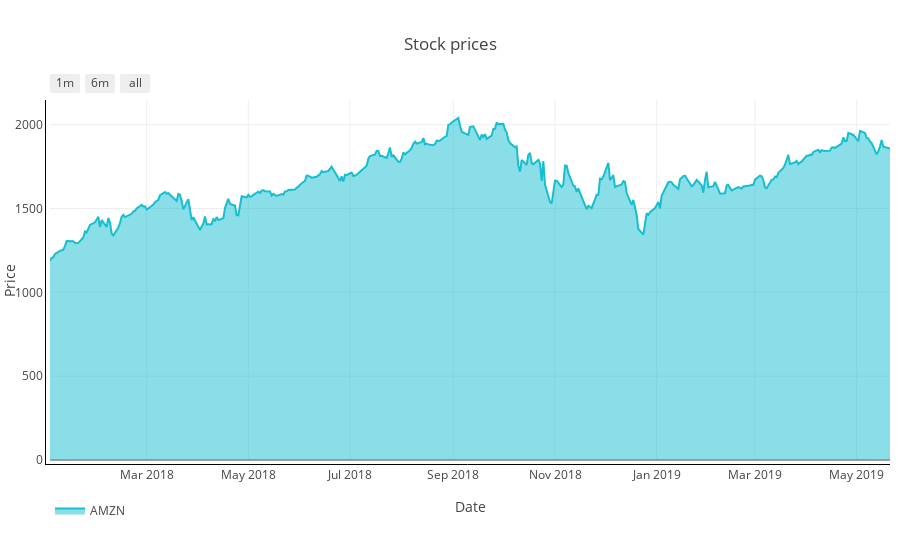

Notebook source saved alongside this figure:
### Markdown cell above
# Plot indicators

You must intall jupyterlab/plotly-extension to show charts.

### Code cell
# Prices

plot_prices = plot_stock_prices(portf_value[symbol], symbol, output_type='nb')
iplot(plot_prices)

### Figure 1 — Plotly figure (JSON) as saved in the notebook; plotly's stock layout.template omitted (floating-point values rounded to 4 significant figures; data arrays with more than 128 entries replaced by an {"elided": "..."} marker saying what was removed)
{"data": [{"fill": "tonexty", "line": {"color": "#17BECF"}, "name": "AMZN", "opacity": 0.8, "type": "scatter", "uid": "2b10b492-6800-4ba6-8e36-e6b77b6185de", "x": {"elided": "348 str values"}, "y": {"elided": "348 float values"}}], "layout": {"autosize": true, "legend": {"orientation": "h"}, "margin": {"b": 100, "l": 50, "pad": 4, "r": 10, "t": 100}, "showlegend": true, "title": {"text": "Stock prices"}, "xaxis": {"linecolor": "#000", "linewidth": 1, "range": ["2018-01-02", "2019-05-21"], "rangeselector": {"buttons": [{"count": 1, "label": "1m", "step": "month", "stepmode": "backward"}, {"count": 6, "label": "6m", "step": "month", "stepmode": "backward"}, {"step": "all"}]}, "title": {"text": "Date"}, "type": "date"}, "yaxis": {"autorange": true, "linecolor": "#000", "linewidth": 1, "range": [0, 2147.0], "title": {"text": "Price"}, "type": "linear"}}}
